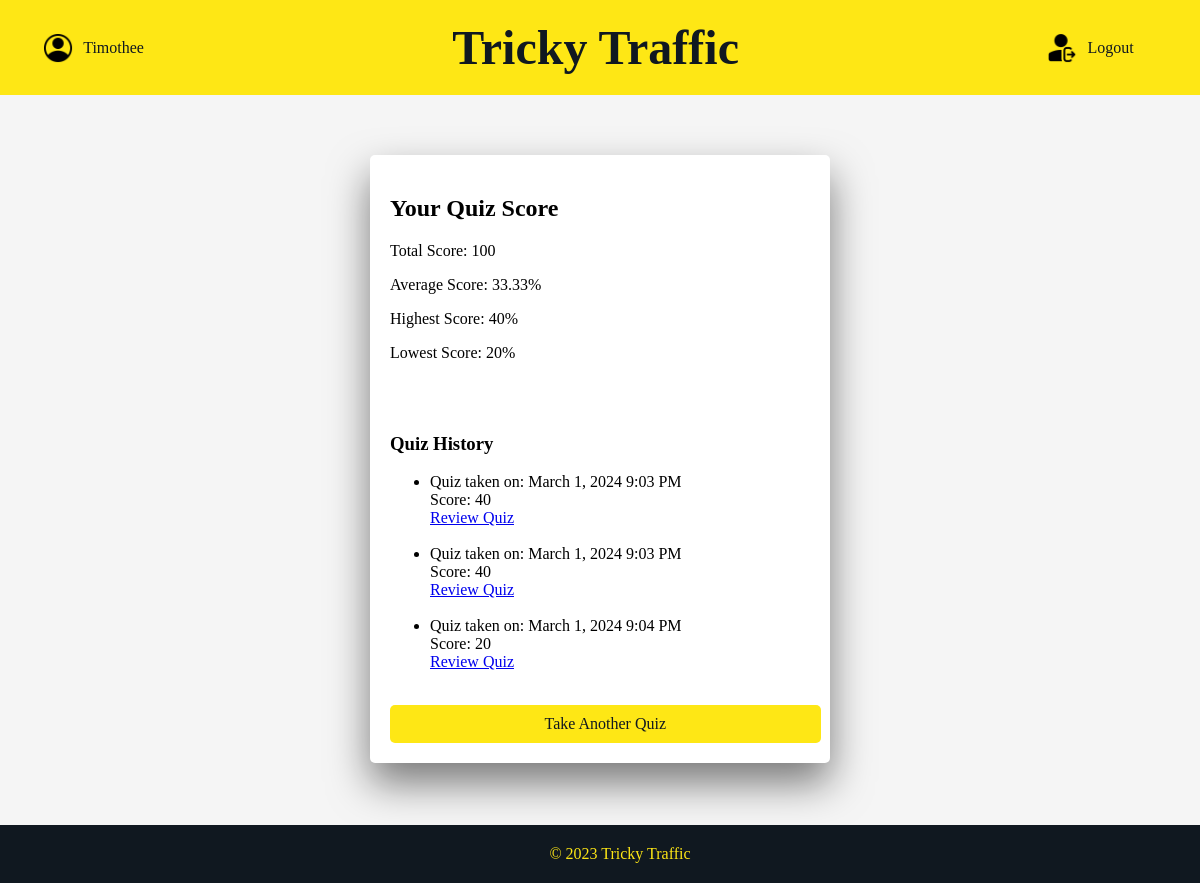
Page /TrickyTraffic/score/ (signed in) on the committed database.
### TrickyTraffic/models.py (models this page shows, shortened)
class Quiz(models.Model):
    user = models.ForeignKey(User, on_delete=models.CASCADE)  # User who took the quiz
    score = models.FloatField(default=0)  # Score achieved in the quiz
    quiz_taken_datetime = models.DateTimeField()  # Date and time when the quiz was taken

### TrickyTraffic/views.py (the view)
# urls.py: path('score/', views.ScoreView.as_view(), name='score'),
class ScoreView(View):
    def get(self, request):
        user = request.user  # Get the current user
        quizzes = Quiz.objects.filter(user=user)  # Get all quizzes for the current user
        total_quizzes = quizzes.count()  # Get the total number of quizzes taken
        if total_quizzes > 0:  # Check if quizzes have been taken
            total_score = sum(quiz.score for quiz in quizzes)  # Calculate the scores
            average_score = (total_score / total_quizzes)
            highest_score = max(quiz.score for quiz in quizzes)
            lowest_score = min(quiz.score for quiz in quizzes)
        else:
            total_score = 0  # Set default values
            average_score = 0
            highest_score = 0
            lowest_score = 0
        answers = Answer.objects.filter(quiz__in=quizzes)  # Get all answers for the quizzes
        context = {
            'total_score': total_score,
            'average_score': average_score,
            'highest_score': highest_score,
            'lowest_score': lowest_score,
            'quizzes': quizzes,
            'answers': answers,
        }
        return render(request, 'score.html', context)  # Render the score template with context

### templates/score.html (shortened to what this page needs)
{% load static %}
<!DOCTYPE html>
<html lang="en">
<head>
    <link rel="stylesheet" href="{% static 'styles/score.css' %}">
</head>
<body>
    <header>
        <div class="div1">
            <img class="profile-img" src="{% static 'account.png' %}" alt="profile">
            <p class="user-profile">{{user.username}}</p>
        </div>
        <h1>Tricky Traffic</h1>
        <div class="div2">
            <img class="log-out" src="{% static 'logout.png' %}" alt="Logout">
            <a class="log-out-link" href="{% url 'base' %}">
                <p class="log-out-button">Logout</p>
            </a>
        </div>
    </header>
    <div class="score-container">
            <h2>Your Quiz Score</h2>
            <p>Total Score: {{ total_score }}</p>
            <p>Average Score: {{ average_score|floatformat:2 }}%</p>
            <p>Highest Score: {{ highest_score }}%</p>
            <p>Lowest Score: {{ lowest_score }}%</p>
            <br><br>
            <h3>Quiz History</h3>
            <ul>
                {% for quiz in quizzes %}
                    <li>Quiz taken on: <break class="quiz-date">{{ quiz.quiz_taken_datetime|date:"F j, Y g:i A" }}<br> Score: {{ quiz.score }}  </li>
                    <a href="{% url 'review_quiz' quiz.id %}">Review Quiz</a>
                    <br><br>
                {% endfor %}
            </ul>
            <a href="{% url 'quiz' %}" class="custom-button">Take Another Quiz</a>
    </div>
   <footer>
        <p class="footer-text">&copy; 2023 Tricky Traffic</p>
    </footer>
</body>
</html>

### static/styles/score.css (style rules this page uses)
body { background-color: whitesmoke; margin: 0; padding: 0; font-family: Verdana, serif; }
header { text-align: center; display: flex; justify-content: space-between; align-items: center; padding: 20px; background-color: #FEE715; color: #101820; }
h1 { font-family: Monospaced, serif; color: #101820; margin: 0; font-size: 3em; }
.div1 { margin-left: 2%; display: flex; align-items: center; }
.profile-img { width: 30px; height: 30px; margin-right: 10px; }
.user-profile { display: inline; }
.div2 { margin-right: 4%; display: flex; align-items: center; }
.log-out { width: 30px; height: 30px; margin-right: 10px; }
.log-out-link { text-decoration: none; display: flex; align-items: center; }
.log-out-button { color: #101820; text-decoration: none; cursor: pointer; display: inline; }
.score-container { background-color: #ffffff; border-radius: 5px; box-shadow: 0 20px 40px rgba(0, 0, 0, 0.51); width: 35%; margin: 5% auto; padding: 20px; margin-bottom: 10%; }
.custom-button { width: 93%; display: block; padding: 10px 20px; background-color: #FEE715; color: #101820; border: none; border-radius: 5px; cursor: pointer; text-align: center; text-decoration: none; transition: background-color 0.3s ease-in-out; }
footer { background-color: #101820; color: #FEE715; bottom: 0; text-align: center; padding: 20px; position: fixed; width: 100%; }
.footer-text { margin: 0; }

### rows in the picture
Quiz: quiz_taken_datetime "March 1, 2024 9:03 PM", score "40"
Quiz: quiz_taken_datetime "March 1, 2024 9:03 PM", score "40"
Quiz: quiz_taken_datetime "March 1, 2024 9:04 PM", score "20"

### other values in the picture
{{ user.username }} "Timothee"
{{ total_score }} "100"
{{ average_score|floatformat:2 }} "33.33"
{{ highest_score }} "40"
{{ lowest_score }} "20"
